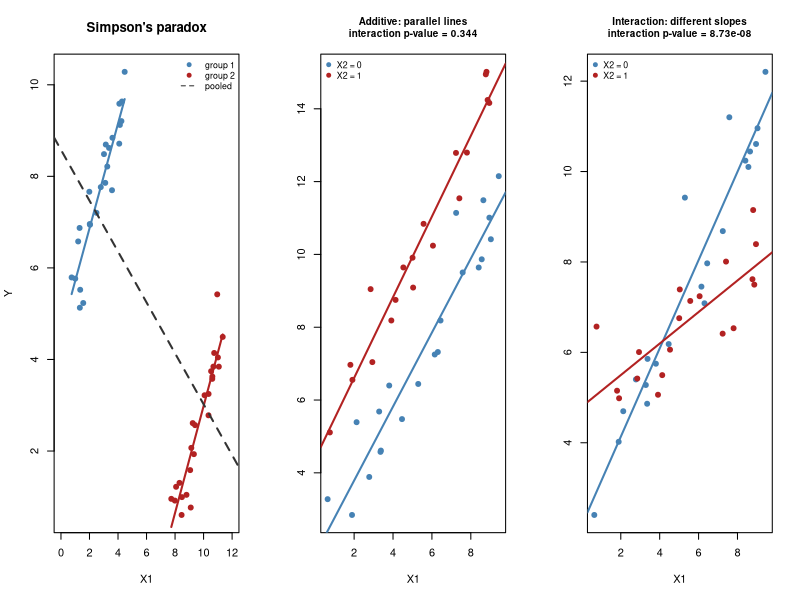

Source code (R):
# A continuous X and a group indicator: Simpson's paradox, parallel lines, interaction.
set.seed(0)
op <- par(mfrow = c(1, 3))

# Simpson's paradox: positive slope within groups, negative pooled slope
centers <- list(c(2.5, 7.5), c(9.5, 2.5))
cols <- c("steelblue", "firebrick")
xs <- ys <- list()
for (k in 1:2) {
  cx <- centers[[k]][1]; cy <- centers[[k]][2]
  xs[[k]] <- cx + runif(25, -2, 2)
  ys[[k]] <- cy + 1.0 * (xs[[k]] - cx) + rnorm(25, 0, 0.6)
}
x <- unlist(xs); y <- unlist(ys); grp <- rep(1:2, each = 25)
plot(x, y, pch = 19, col = cols[grp], xlim = c(0, 12), xlab = "X1", ylab = "Y", main = "Simpson's paradox")
for (k in 1:2) {
  fk <- lm(ys[[k]] ~ xs[[k]])
  r <- range(xs[[k]])
  lines(r, coef(fk)[1] + coef(fk)[2] * r, col = cols[k], lwd = 2)
}
abline(lm(y ~ x), col = "gray20", lty = 2, lwd = 2)
legend("topright", bty = "n", cex = 0.8, pch = c(19, 19, NA), lty = c(NA, NA, 2),
       col = c(cols, "gray20"), legend = c("group 1", "group 2", "pooled"))

# additive versus interaction: fit Y ~ X1 * X2 and test the interaction term
x <- runif(40, 0, 10)
g <- sample(0:1, 40, replace = TRUE)
for (case in list(list(slopes = c(1, 1), title = "Additive: parallel lines"),
                  list(slopes = c(1, 0.3), title = "Interaction: different slopes"))) {
  y <- 2 + 3 * g + ifelse(g == 0, case$slopes[1], case$slopes[2]) * x + rnorm(40, 0, 0.8)
  fit <- lm(y ~ x * g)
  b <- coef(fit)   # (Intercept), x, g, x:g
  p_int <- coef(summary(fit))["x:g", "Pr(>|t|)"]
  plot(x, y, pch = 19, col = cols[g + 1], xlab = "X1", ylab = "",
       main = sprintf("%s\ninteraction p-value = %.3g", case$title, p_int), cex.main = 0.9)
  abline(a = b[1], b = b[2], col = cols[1], lwd = 2)
  abline(a = b[1] + b[3], b = b[2] + b[4], col = cols[2], lwd = 2)
  legend("topleft", bty = "n", cex = 0.8, pch = 19, col = cols, legend = c("X2 = 0", "X2 = 1"))
}
par(op)
